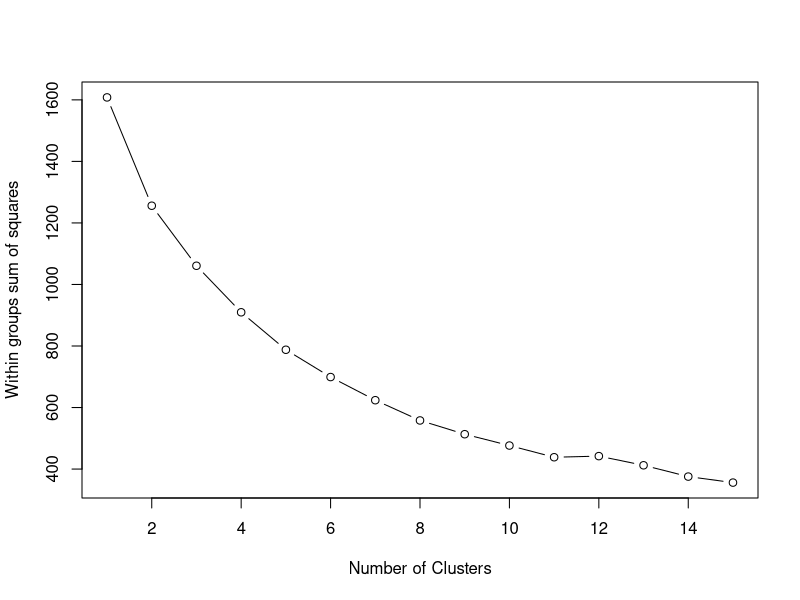
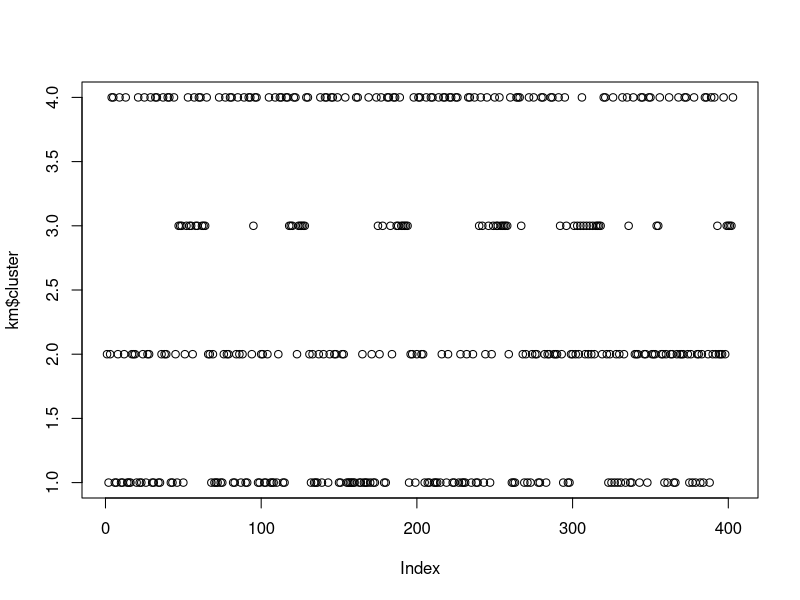

Reproduce these figures in R, in order.
wssplot <- function(data, nc=15, seed=1234){
			    wss <- (nrow(data)-1)*sum(apply(data,2,var))
               for (i in 2:nc){
                    set.seed(seed)
                    wss[i] <- sum(kmeans(data, centers=i)$withinss)}
                plot(1:nc, wss, type="b", xlab="Number of Clusters",
                     ylab="Within groups sum of squares")}


x<-read.csv("inputCluster.csv",header=TRUE)
a<-x$STG
b<-x$SCG
c<-x$STR
d<-x$LPR
e<-x$PEG
final_class<-x$UNS
z<-data.frame(a,b,c,d,e)

df<-scale(z[-1])
wssplot(df)

km<-kmeans(z,4,15) 
print(km)
y<-data.frame(a,b,c,d,e,km$cluster)
plot(km$cluster)


